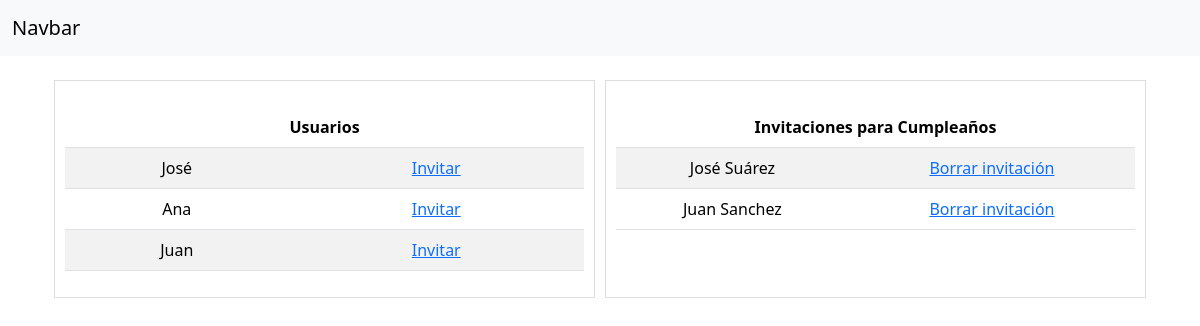
Screenshot of /evento/invitados/1/ with the database file from the repository.
### usuarios_app/models.py (models this page shows)
class Usuario(AbstractUser):
    telefono = models.CharField(max_length=15)

### eventos_app/models.py (models this page shows)
class Evento(models.Model):
    titulo = models.CharField(max_length=50)
    descripcion = models.CharField(max_length=50)
    fecha = models.DateField()
    usuario = models.ForeignKey(Usuario, on_delete=models.CASCADE, related_name="miseventos")
    invitados = models.ManyToManyField(Usuario, related_name="invitaciones")

### eventos_app/views.py (the view)
# urls.py: path('evento/invitados/<int:pk>/', invitados, name='invitados'),
def invitados(request, pk):
    evento = get_object_or_404(Evento, pk=pk)
    usuarios = Usuario.objects.all
    return render(request, 'invitados.html', {'evento': evento, 'usuarios':usuarios})

### eventos_app/templates/invitados.html
{% extends 'base.html' %}
{% block content %}
<div class="container columnas mt-4">
    <div class="column">
        <table class="table table-striped table-hover mt-3">
            <thead>
                <tr>
                    <th colspan="2">Usuarios</td>
                </tr>
            </thead>
            <tbody>
                {% for usuario in usuarios %}
                    <tr>
                        <td>{{ usuario.first_name }}</td>
                        <td><a href="{% url 'invitar' usuario.id evento.id %}">Invitar</a></td>
                    </tr>
                {% endfor %}
            </tbody>
        </table>
    </div>
    <div class="column">
        <table class="table table-striped table-hover mt-3">
            <thead>
                <tr>
                    <th colspan="2">Invitaciones para {{ evento.titulo }}</td>
                </tr>
            </thead>
            <tbody>
                {% for invitado in evento.invitados.all %}
                    <tr>
                        <td>{{ invitado.first_name }} {{ invitado.last_name }} </td>
                        <td><a href="{% url 'borrar_invitacion' invitado.id evento.id %}">Borrar invitación</a></td>
                    </tr>
                {% endfor %}
            </tbody>
        </table>
    </div>
</div>
{% endblock %}

### usuarios_app/templates/base.html (style rules this page uses)
.columnas { display: grid; grid-template-rows: auto auto; grid-template-columns: repeat(2, 1fr); gap: 10px; width: 100%; margin: auto; }
.column { color: white; text-align: center; padding: 10px; border: 1px solid #ddd; }

### rows the page displays
Usuario: first_name "José", last_name "Suárez"
Usuario: first_name "Ana"
Usuario: first_name "Juan", last_name "Sanchez"
Evento: titulo "Cumpleaños"
